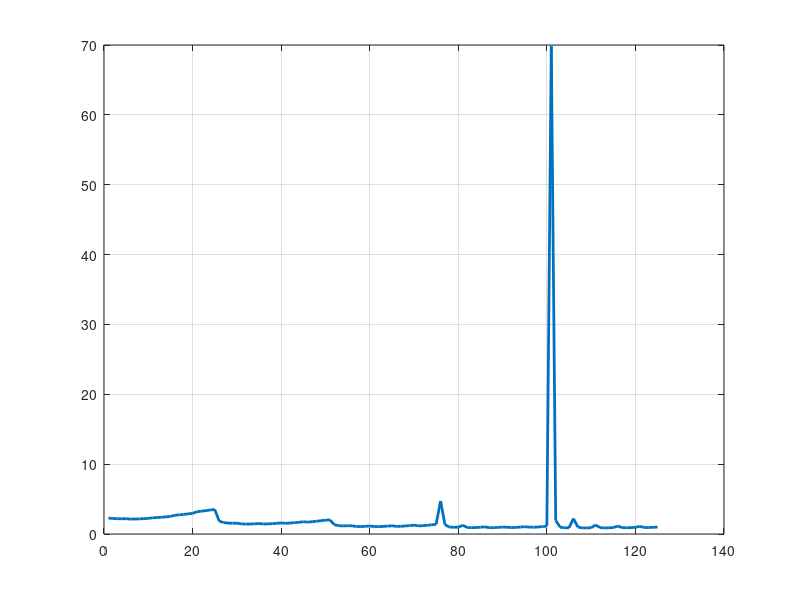

This figure's MATLAB source:
clear;
clc;
%
b = 1;
a1 = 1;
a2 = 3;
a3 = 1;
K0 = tf([b],[1 a1 a2 a3]);
pole(K0)

n = 1000
T = 30
dT = T / n;
t = linspace(0,T,n);
u = 1*ones(n,1);
k_min = [];
Ti_min = [];
Td_min = [];
calka_min = [];
i = 1;
for k = [0.5:0.25:1.5]
  for Ti = [0.5:0.25:1.5]
    for Td = [0.5:0.25:1.5]
      P = k;
      I = tf([1],[Ti 0]);
      D = tf([Td 0],[1]);
      PID_reg = P*(1+I+D);
      main = PID_reg * K0;
      G = feedback(main, 1);
      % Symulacja
      [y, t, x] = lsim (G, u, t);
      er = y - u;
      er_st = er(end);
      %calka = cumsum(t .*( (er - er_st).^2)) * dT;
      calka = sum(t .*( (er - er_st).^2)) * dT;
      k_min(i)  = k;
      Ti_min(i) = Ti;
      Td_min(i) = Td;
      calka_min(i) = calka(end);
      i = i + 1;
    end
  end
end
plot(calka_min,'LineWidth',2)
grid on
[x,i] = min(calka_min);
sprintf('Calka = %f',calka_min(i))
sprintf('K = %f, Ti = %f, Td = %f',k_min(i),Ti_min(i),Td_min(i))